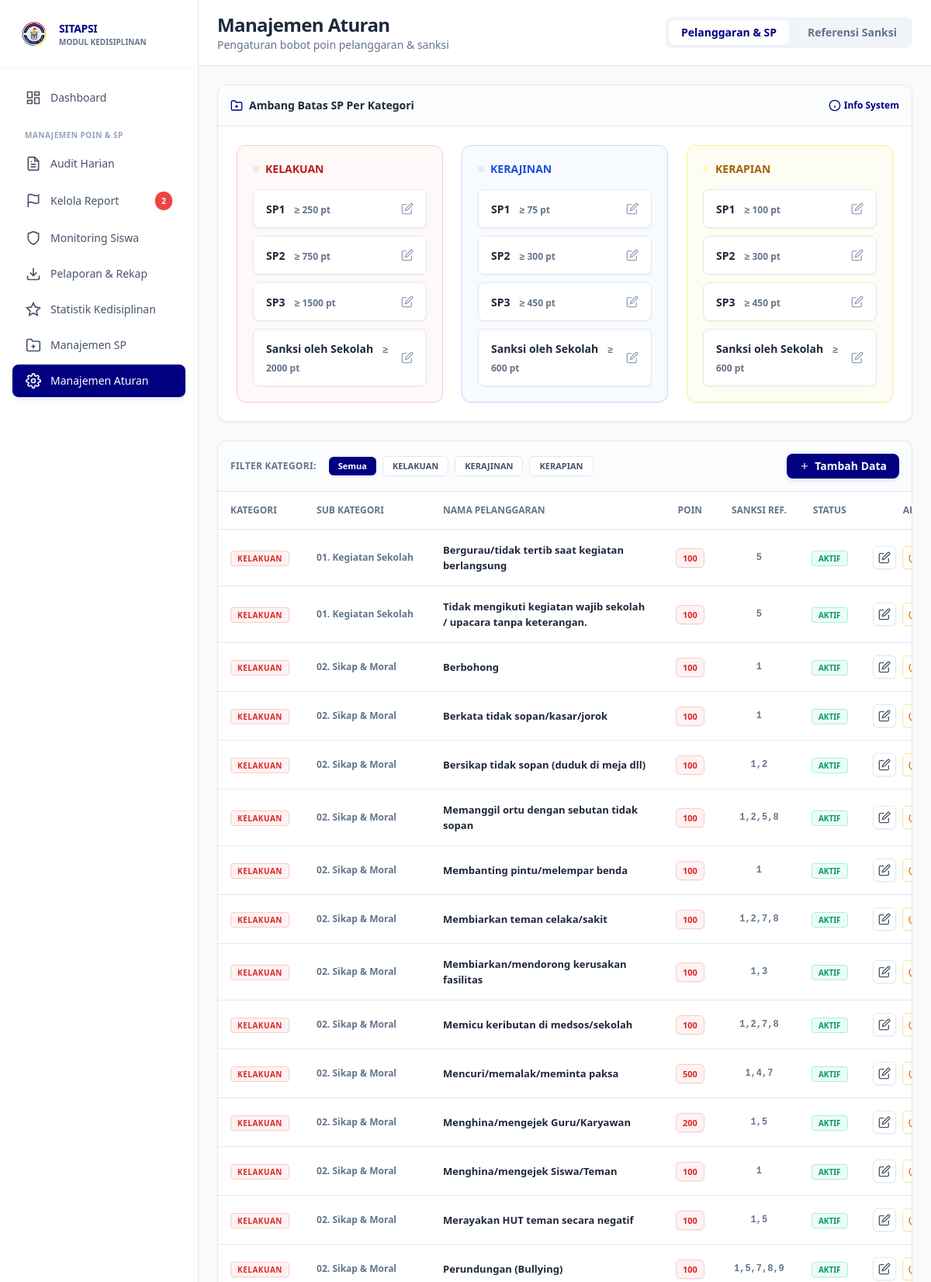
Page /sitapsi/views/admin/manajemen_aturan.php (signed in, upper part) on the committed database.
### tables this page shows
CREATE TABLE `tb_aturan_sp` (
  `id_aturan_sp` int(11) NOT NULL,
  `id_kategori` int(11) NOT NULL,
  `level_sp` enum('SP1','SP2','SP3','Sanksi oleh Sekolah') NOT NULL,
  `batas_bawah_poin` int(11) NOT NULL
);

CREATE TABLE `tb_kategori_pelanggaran` (
  `id_kategori` int(11) NOT NULL,
  `nama_kategori` varchar(50) NOT NULL
);

CREATE TABLE `tb_jenis_pelanggaran` (
  `id_jenis` int(11) NOT NULL,
  `id_kategori` int(11) NOT NULL,
  `sub_kategori` varchar(100) DEFAULT NULL,
  `nama_pelanggaran` text NOT NULL,
  `poin_default` int(11) NOT NULL,
  `sanksi_default` varchar(50) DEFAULT NULL,
  `status` enum('Aktif','Non-Aktif') DEFAULT 'Aktif'
);

### config/database.php (called while the page is built, shortened)
<?php
function getDBConnection()
{
    static $pdo = null;
    if ($pdo === null) {
        try {
            $dsn = "mysql:host=" . DB_HOST . ";dbname=" . DB_NAME . ";charset=" . DB_CHARSET;
            $options = [
                PDO::ATTR_ERRMODE => PDO::ERRMODE_EXCEPTION,
                PDO::ATTR_DEFAULT_FETCH_MODE => PDO::FETCH_ASSOC,
                PDO::ATTR_EMULATE_PREPARES => false,
                PDO::MYSQL_ATTR_INIT_COMMAND => "SET NAMES " . DB_CHARSET
            ];
            $pdo = new PDO($dsn, DB_USER, DB_PASS, $options);
        } catch (PDOException $e) {
            error_log("Database Connection Error: " . $e->getMessage());
            die("Koneksi database gagal. Silakan hubungi administrator.");
        }
    }
    return $pdo;
}
function executeQuery($sql, $params = [])
{
    $pdo = getDBConnection();
    $stmt = $pdo->prepare($sql);
    $stmt->execute($params);
    return $stmt;
}
function fetchAll($sql, $params = [])
{
    $stmt = executeQuery($sql, $params);
    return $stmt->fetchAll();
}
?>

### sitapsi/views/admin/manajemen_aturan.php (the view, shortened to what this page needs)
<?php
require_once '../../../config/database.php';
$active_tab = $_GET['tab'] ?? 'pelanggaran';
$filter_kategori = $_GET['kategori'] ?? 'all';
$kategori_list = fetchAll("SELECT id_kategori, nama_kategori FROM tb_kategori_pelanggaran ORDER BY id_kategori");
$aturan_sp = fetchAll("
    SELECT
        sp.id_aturan_sp,
        sp.level_sp,
        sp.batas_bawah_poin,
        k.nama_kategori,
        k.id_kategori
    FROM tb_aturan_sp sp
    JOIN tb_kategori_pelanggaran k ON sp.id_kategori = k.id_kategori
    ORDER BY k.id_kategori, sp.batas_bawah_poin
");
$sql_pelanggaran = "
    SELECT
        jp.id_jenis,
        jp.nama_pelanggaran,
        jp.poin_default,
        jp.sanksi_default,
        jp.status,
        k.nama_kategori,
        k.id_kategori,
        jp.sub_kategori
    FROM tb_jenis_pelanggaran jp
    JOIN tb_kategori_pelanggaran k ON jp.id_kategori = k.id_kategori
    WHERE 1=1
";
$params = [];
$sql_pelanggaran .= " ORDER BY k.id_kategori, jp.sub_kategori, jp.nama_pelanggaran";
$pelanggaran_list = fetchAll($sql_pelanggaran, $params);
$btn_primary = "px-4 py-2.5 bg-[#000080] text-white text-sm font-semibold rounded-lg shadow-md shadow-blue-900/10 hover:bg-blue-900 transition-all flex items-center justify-center";
$card_class = "bg-white border border-[#E2E8F0] rounded-xl shadow-sm";
?>
<!DOCTYPE html>
<html lang="id">
<head>
    <script src="https://cdn.tailwindcss.com"></script>
</head>
<body class="bg-[#F8FAFC]">
<div class="flex h-screen overflow-hidden">
    <?php include '../../includes/sidebar_admin.php'; ?>
    <div class="flex-1 overflow-auto lg:ml-64">
        <div class="bg-white border-b border-[#E2E8F0] px-6 pl-16 lg:pl-6 py-4 sticky top-0 z-30 flex flex-col sm:flex-row justify-between sm:items-center gap-4">
            <div>
                <h1 class="text-2xl font-extrabold text-slate-800 tracking-tight">Manajemen Aturan</h1>
                <p class="text-sm font-medium text-slate-500">Pengaturan bobot poin pelanggaran & sanksi</p>
            </div>
            <div class="flex space-x-2 bg-slate-100 p-1 rounded-lg">
                <a href="?tab=pelanggaran"
                   class="px-4 py-1.5 rounded-md text-sm font-bold transition-all <?= $active_tab === 'pelanggaran' ? 'bg-white text-[#000080] shadow-sm' : 'text-slate-500 hover:text-slate-700' ?>">
                    Pelanggaran & SP
                </a>
                <a href="?tab=sanksi"
                   class="px-4 py-1.5 rounded-md text-sm font-bold transition-all <?= $active_tab === 'sanksi' ? 'bg-white text-[#000080] shadow-sm' : 'text-slate-500 hover:text-slate-700' ?>">
                    Referensi Sanksi
                </a>
            </div>
        </div>
        <div class="p-6 space-y-6 max-w-7xl mx-auto">
            <?php if ($active_tab === 'pelanggaran'): ?>
            <div class="<?= $card_class ?> overflow-hidden">
                <div class="p-4 border-b border-[#E2E8F0] bg-slate-50/50 flex justify-between items-center">
                    <span class="font-bold text-slate-800 text-sm flex items-center">
                        <svg class="w-4 h-4 mr-2 text-[#000080]" fill="none" stroke="currentColor" viewBox="0 0 24 24" stroke-width="2"><path d="M22 19a2 2 0 0 1-2 2H4a2 2 0 0 1-2-2V5a2 2 0 0 1 2-2h5l2 3h9a2 2 0 0 1 2 2z"></path><line x1="12" y1="11" x2="12" y2="17"></line><line x1="9" y1="14" x2="15" y2="14"></line></svg>
                        Ambang Batas SP Per Kategori
                    </span>
                    <button onclick="document.getElementById('modal-info-sp').classList.remove('hidden')" class="text-xs font-bold text-[#000080] hover:underline flex items-center">
                        <svg class="w-4 h-4 mr-1" fill="none" stroke="currentColor" viewBox="0 0 24 24" stroke-width="2"><circle cx="12" cy="12" r="10"></circle><line x1="12" y1="16" x2="12" y2="12"></line><line x1="12" y1="8" x2="12.01" y2="8"></line></svg>
                        Info System
                    </button>
                </div>
                <div class="p-6">
                    <div class="grid grid-cols-1 md:grid-cols-3 gap-6">
                        <?php
                        $grouped_sp = [];
                        foreach ($aturan_sp as $a) { $grouped_sp[$a['nama_kategori']][] = $a; }
                        $colors = [
                            'KELAKUAN' => ['bg' => 'bg-red-50/50', 'border' => 'border-red-200', 'text' => 'text-red-700', 'badge' => 'bg-red-100 text-red-700'],
                            'KERAJINAN' => ['bg' => 'bg-blue-50/50', 'border' => 'border-blue-200', 'text' => 'text-blue-700', 'badge' => 'bg-blue-100 text-blue-700'],
                            'KERAPIAN' => ['bg' => 'bg-yellow-50/50', 'border' => 'border-yellow-200', 'text' => 'text-yellow-700', 'badge' => 'bg-yellow-100 text-yellow-700']
                        ];
                        foreach ($grouped_sp as $kategori => $aturan):
                            $color = $colors[$kategori] ?? ['bg' => 'bg-slate-50', 'border' => 'border-slate-200', 'text' => 'text-slate-700', 'badge' => 'bg-slate-200 text-slate-700'];
                        ?>
                        <div class="<?= $color['bg'] ?> border <?= $color['border'] ?> rounded-xl p-5 shadow-sm">
                            <h3 class="font-extrabold <?= $color['text'] ?> mb-4 flex items-center text-sm">
                                <span class="w-2 h-2 rounded-full mr-2 <?= $color['badge'] ?>"></span>
                                <?= $kategori ?>
                            </h3>
                            <div class="space-y-2.5">
                                <?php foreach ($aturan as $a): ?>
                                <div class="bg-white px-4 py-3 rounded-lg border border-[#E2E8F0] shadow-sm flex justify-between items-center group">
                                    <div>
                                        <span class="font-extrabold text-slate-800 text-sm"><?= $a['level_sp'] ?></span>
                                        <span class="text-xs font-bold text-slate-500 ml-2">&ge; <?= $a['batas_bawah_poin'] ?> pt</span>
                                    </div>
                                    <button onclick="editAturanSP(<?= $a['id_aturan_sp'] ?>, '<?= $kategori ?>', '<?= $a['level_sp'] ?>', <?= $a['batas_bawah_poin'] ?>)"
                                            class="text-slate-400 hover:text-[#000080] transition-colors" title="Edit Threshold">
                                        <svg class="w-4 h-4" fill="none" stroke="currentColor" viewBox="0 0 24 24" stroke-width="2"><path d="M11 4H4a2 2 0 0 0-2 2v14a2 2 0 0 0 2 2h14a2 2 0 0 0 2-2v-7"></path><path d="M18.5 2.5a2.121 2.121 0 0 1 3 3L12 15l-4 1 1-4 9.5-9.5z"></path></svg>
                                    </button>
                                </div>
                                <?php endforeach; ?>
                            </div>
                        </div>
                        <?php endforeach; ?>
                    </div>
                </div>
            </div>
            <div class="<?= $card_class ?> overflow-hidden">
                <div class="p-4 border-b border-[#E2E8F0] bg-slate-50/50 flex flex-col sm:flex-row justify-between sm:items-center gap-4">
                    <div class="flex items-center space-x-2 overflow-x-auto scrollbar-hide pb-2 sm:pb-0">
                        <span class="text-xs font-bold text-slate-500 uppercase tracking-wide mr-2">Filter Kategori:</span>
                        <a href="?tab=pelanggaran&kategori=all" class="px-3 py-1 rounded-md text-[11px] font-bold whitespace-nowrap transition-colors <?= $filter_kategori === 'all' ? 'bg-[#000080] text-white' : 'bg-white border border-[#E2E8F0] text-slate-600 hover:bg-slate-50' ?>">Semua</a>
                        <?php foreach ($kategori_list as $k): ?>
                            <a href="?tab=pelanggaran&kategori=<?= $k['id_kategori'] ?>" class="px-3 py-1 rounded-md text-[11px] font-bold whitespace-nowrap transition-colors <?= $filter_kategori == $k['id_kategori'] ? 'bg-[#000080] text-white' : 'bg-white border border-[#E2E8F0] text-slate-600 hover:bg-slate-50' ?>"><?= $k['nama_kategori'] ?></a>
                        <?php endforeach; ?>
                    </div>
                    <button onclick="document.getElementById('modal-tambah-pelanggaran').classList.remove('hidden')" class="<?= $btn_primary ?> h-8 text-[11px] px-3 w-full sm:w-auto">
                        <svg class="w-3.5 h-3.5 mr-1.5" fill="none" stroke="currentColor" viewBox="0 0 24 24" stroke-width="2"><line x1="12" y1="5" x2="12" y2="19"></line><line x1="5" y1="12" x2="19" y2="12"></line></svg>
                        Tambah Data
                    </button>
                </div>
                <div class="overflow-x-auto">
                    <table class="w-full text-left text-sm whitespace-nowrap">
                        <thead class="bg-white text-xs text-slate-500 uppercase border-b border-[#E2E8F0]">
                            <tr>
                                <th class="p-4 font-bold">Kategori</th>
                                <th class="p-4 font-bold">Sub Kategori</th>
                                <th class="p-4 font-bold">Nama Pelanggaran</th>
                                <th class="p-4 font-bold text-center">Poin</th>
                                <th class="p-4 font-bold text-center">Sanksi Ref.</th>
                                <th class="p-4 font-bold text-center">Status</th>
                                <th class="p-4 font-bold text-center">Aksi</th>
                            </tr>
                        </thead>
                        <tbody class="divide-y divide-[#E2E8F0]">
                            <?php if (empty($pelanggaran_list)): ?>
                            <tr><td colspan="7" class="p-8 text-center text-slate-400 font-medium text-sm">Tidak ada data pelanggaran</td></tr>
                            <?php else: ?>
                            <?php foreach($pelanggaran_list as $p): ?>
                            <tr class="hover:bg-slate-50/50 transition-colors">
                                <td class="p-4">
                                    <span class="px-2 py-0.5 rounded text-[10px] font-bold uppercase tracking-wider
                                        <?= $p['nama_kategori'] === 'KELAKUAN' ? 'bg-red-50 text-red-600 border border-red-200' : '' ?>
                                        <?= $p['nama_kategori'] === 'KERAJINAN' ? 'bg-blue-50 text-blue-600 border border-blue-200' : '' ?>
                                        <?= $p['nama_kategori'] === 'KERAPIAN' ? 'bg-yellow-50 text-yellow-600 border border-yellow-200' : '' ?>">
                                        <?= $p['nama_kategori'] ?>
                                    </span>
                                </td>
                                <td class="p-4 text-xs font-bold text-slate-500"><?= htmlspecialchars($p['sub_kategori']) ?></td>
                                <td class="p-4 font-bold text-slate-800 text-[13px] whitespace-normal min-w-[200px]"><?= htmlspecialchars($p['nama_pelanggaran']) ?></td>
                                <td class="p-4 text-center">
                                    <span class="px-2 py-1 bg-red-50 text-red-600 border border-red-200 rounded-md font-bold text-[11px] shadow-sm"><?= $p['poin_default'] ?></span>
                                </td>
                                <td class="p-4 text-center font-mono text-xs font-bold text-slate-500"><?= htmlspecialchars($p['sanksi_default']) ?></td>
                                <td class="p-4 text-center">
                                    <?php if ($p['status'] === 'Aktif'): ?>
                                        <span class="px-2 py-0.5 bg-emerald-50 text-emerald-600 border border-emerald-200 rounded text-[10px] font-bold">AKTIF</span>
                                    <?php else: ?>
                                        <span class="px-2 py-0.5 bg-slate-100 text-slate-500 border border-slate-200 rounded text-[10px] font-bold tracking-wider">NON-AKTIF</span>
                                    <?php endif; ?>
                                </td>
                                <td class="p-4 text-center">
                                    <div class="flex items-center justify-center space-x-2">
                                        <button onclick='editPelanggaran(<?= json_encode($p) ?>)' class="p-1.5 bg-white border border-[#E2E8F0] text-slate-600 rounded-md hover:bg-slate-50 hover:text-[#000080] transition-colors shadow-sm" title="Edit">
                                            <svg class="w-4 h-4" fill="none" stroke="currentColor" viewBox="0 0 24 24" stroke-width="2"><path d="M11 4H4a2 2 0 0 0-2 2v14a2 2 0 0 0 2 2h14a2 2 0 0 0 2-2v-7"></path><path d="M18.5 2.5a2.121 2.121 0 0 1 3 3L12 15l-4 1 1-4 9.5-9.5z"></path></svg>
                                        </button>
                                        <a href="../../actions/toggle_status_aturan.php?id=<?= $p['id_jenis'] ?>&status=<?= $p['status'] ?>"
                                           class="p-1.5 bg-white border <?= $p['status'] === 'Aktif' ? 'border-amber-200 text-amber-600 hover:bg-amber-50' : 'border-emerald-200 text-emerald-600 hover:bg-emerald-50' ?> rounded-md transition-colors shadow-sm"
                                           title="<?= $p['status'] === 'Aktif' ? 'Nonaktifkan' : 'Aktifkan Kembali' ?>">
                                            <?php if ($p['status'] === 'Aktif'): ?>
                                                <svg class="w-4 h-4" fill="none" stroke="currentColor" viewBox="0 0 24 24" stroke-width="2"><path d="M18.36 6.64a9 9 0 1 1-12.73 0"></path><line x1="12" y1="2" x2="12" y2="12"></line></svg>
                                            <?php else: ?>
                                                <svg class="w-4 h-4" fill="none" stroke="currentColor" viewBox="0 0 24 24" stroke-width="2"><path d="M20 6L9 17l-5-5"></path></svg>
                                            <?php endif; ?>
                                        </a>
                                    </div>
                                </td>
                            </tr>
                            <?php endforeach; ?>
                            <?php endif; ?>
                        </tbody>
                    </table>
                </div>
            </div>
            <?php endif; ?>
        </div>
    </div>
</div>
</body>
</html>

### rows in the picture
tb_aturan_sp: level_sp "SP1", batas_bawah_poin "250"
tb_aturan_sp: level_sp "SP2", batas_bawah_poin "750"
tb_aturan_sp: level_sp "SP3", batas_bawah_poin "1500"
tb_aturan_sp: level_sp "Sanksi oleh Sekolah", batas_bawah_poin "2000"
tb_aturan_sp: level_sp "SP1", batas_bawah_poin "75"
tb_aturan_sp: level_sp "SP2", batas_bawah_poin "300"
tb_aturan_sp: level_sp "SP3", batas_bawah_poin "450"
tb_aturan_sp: level_sp "Sanksi oleh Sekolah", batas_bawah_poin "600"
tb_aturan_sp: level_sp "SP1", batas_bawah_poin "100"
tb_aturan_sp: level_sp "SP2", batas_bawah_poin "300"
tb_aturan_sp: level_sp "SP3", batas_bawah_poin "450"
tb_aturan_sp: level_sp "Sanksi oleh Sekolah", batas_bawah_poin "600"
tb_kategori_pelanggaran: nama_kategori "KELAKUAN"
tb_kategori_pelanggaran: nama_kategori "KERAJINAN"
tb_kategori_pelanggaran: nama_kategori "KERAPIAN"
tb_jenis_pelanggaran: id_kategori.nama_kategori "KELAKUAN", sub_kategori "01. Kegiatan Sekolah", nama_pelanggaran "Bergurau/tidak tertib saat kegiatan berlangsung", poin_default "100", sanksi_default "5", status "AKTIF"
tb_jenis_pelanggaran: id_kategori.nama_kategori "KELAKUAN", sub_kategori "01. Kegiatan Sekolah", nama_pelanggaran "Tidak mengikuti kegiatan wajib sekolah / upacara tanpa keterangan.", poin_default "100", sanksi_default "5", status "AKTIF"
tb_jenis_pelanggaran: id_kategori.nama_kategori "KELAKUAN", sub_kategori "02. Sikap & Moral", nama_pelanggaran "Berbohong", poin_default "100", sanksi_default "1", status "AKTIF"
tb_jenis_pelanggaran: id_kategori.nama_kategori "KELAKUAN", sub_kategori "02. Sikap & Moral", nama_pelanggaran "Berkata tidak sopan/kasar/jorok", poin_default "100", sanksi_default "1", status "AKTIF"
tb_jenis_pelanggaran: id_kategori.nama_kategori "KELAKUAN", sub_kategori "02. Sikap & Moral", nama_pelanggaran "Bersikap tidak sopan (duduk di meja dll)", poin_default "100", sanksi_default "1,2", status "AKTIF"
tb_jenis_pelanggaran: id_kategori.nama_kategori "KELAKUAN", sub_kategori "02. Sikap & Moral", nama_pelanggaran "Memanggil ortu dengan sebutan tidak sopan", poin_default "100", sanksi_default "1,2,5,8", status "AKTIF"
tb_jenis_pelanggaran: id_kategori.nama_kategori "KELAKUAN", sub_kategori "02. Sikap & Moral", nama_pelanggaran "Membanting pintu/melempar benda", poin_default "100", sanksi_default "1", status "AKTIF"
tb_jenis_pelanggaran: id_kategori.nama_kategori "KELAKUAN", sub_kategori "02. Sikap & Moral", nama_pelanggaran "Membiarkan teman celaka/sakit", poin_default "100", sanksi_default "1,2,7,8", status "AKTIF"
tb_jenis_pelanggaran: id_kategori.nama_kategori "KELAKUAN", sub_kategori "02. Sikap & Moral", nama_pelanggaran "Membiarkan/mendorong kerusakan fasilitas", poin_default "100", sanksi_default "1,3", status "AKTIF"
tb_jenis_pelanggaran: id_kategori.nama_kategori "KELAKUAN", sub_kategori "02. Sikap & Moral", nama_pelanggaran "Memicu keributan di medsos/sekolah", poin_default "100", sanksi_default "1,2,7,8", status "AKTIF"
tb_jenis_pelanggaran: id_kategori.nama_kategori "KELAKUAN", sub_kategori "02. Sikap & Moral", nama_pelanggaran "Mencuri/memalak/meminta paksa", poin_default "500", sanksi_default "1,4,7", status "AKTIF"
tb_jenis_pelanggaran: id_kategori.nama_kategori "KELAKUAN", sub_kategori "02. Sikap & Moral", nama_pelanggaran "Menghina/mengejek Guru/Karyawan", poin_default "200", sanksi_default "1,5", status "AKTIF"
tb_jenis_pelanggaran: id_kategori.nama_kategori "KELAKUAN", sub_kategori "02. Sikap & Moral", nama_pelanggaran "Menghina/mengejek Siswa/Teman", poin_default "100", sanksi_default "1", status "AKTIF"
tb_jenis_pelanggaran: id_kategori.nama_kategori "KELAKUAN", sub_kategori "02. Sikap & Moral", nama_pelanggaran "Merayakan HUT teman secara negatif", poin_default "100", sanksi_default "1,5", status "AKTIF"
tb_jenis_pelanggaran: id_kategori.nama_kategori "KELAKUAN", sub_kategori "02. Sikap & Moral", nama_pelanggaran "Perundungan (Bullying)", poin_default "100", sanksi_default "1,5,7,8,9", status "AKTIF"

### other values in the picture
$count_report "2"
$kategori "KELAKUAN"
$kategori "KERAJINAN"
$kategori "KERAPIAN"
